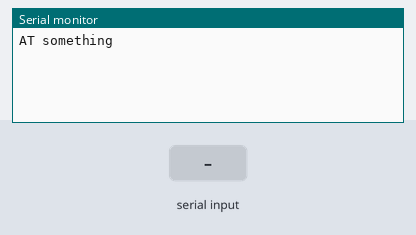
The sketch below on a simulated Arduino Uno, built with avr-gcc and run on an emulated ATmega328P. Parts: the last lines printed to the serial monitor. The inputs (shaded band) are chosen by the test bench.

Above: at 1.2 s.
1.3 s: "1" received over the second serial link
At 2.1 s:
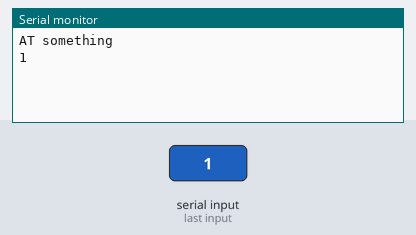
2.8 s: "0" received over the second serial link
At 3.2 s:
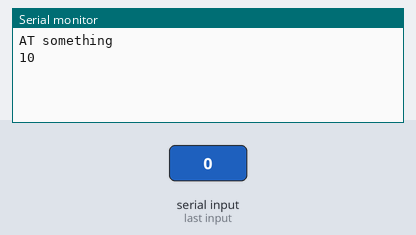

Measured:
- after the input at 1.3 s, the serial monitor: prints a new line at once (image 1)
- after the input at 2.8 s, the serial monitor: prints a new line at once (image 2)

The sketch:

sketch_dec01a.ino
```cpp
#include <SoftwareSerial.h>

SoftwareSerial BTserial(8,9); //RX, TX

void setup() {
  // put your setup code here, to run once:
  Serial.begin(9600);
  BTserial.begin(9600);
  while(!Serial);
  Serial.println("AT something");
}

void loop() {
  // put your main code here, to run repeatedly:
  if(BTserial.available())
    Serial.write(BTserial.read());

  if(Serial.available())
    BTserial.write(Serial.read());
}
```
